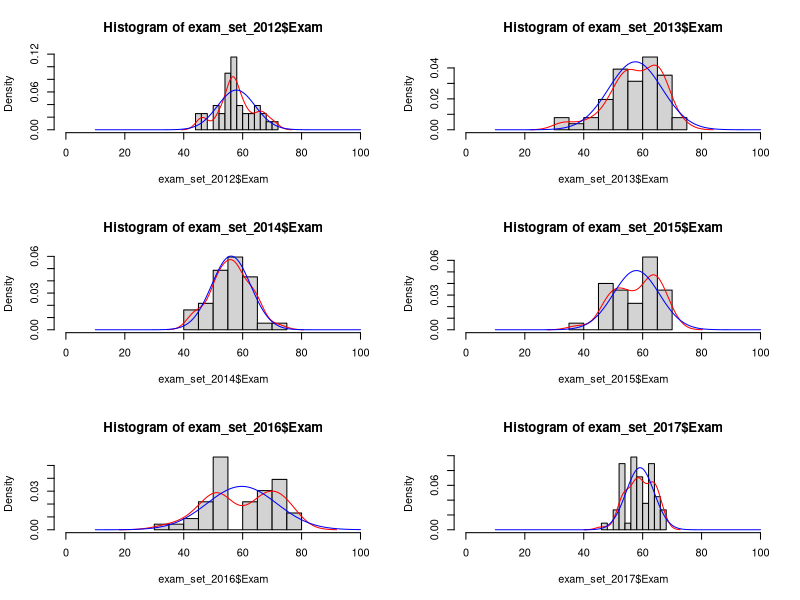
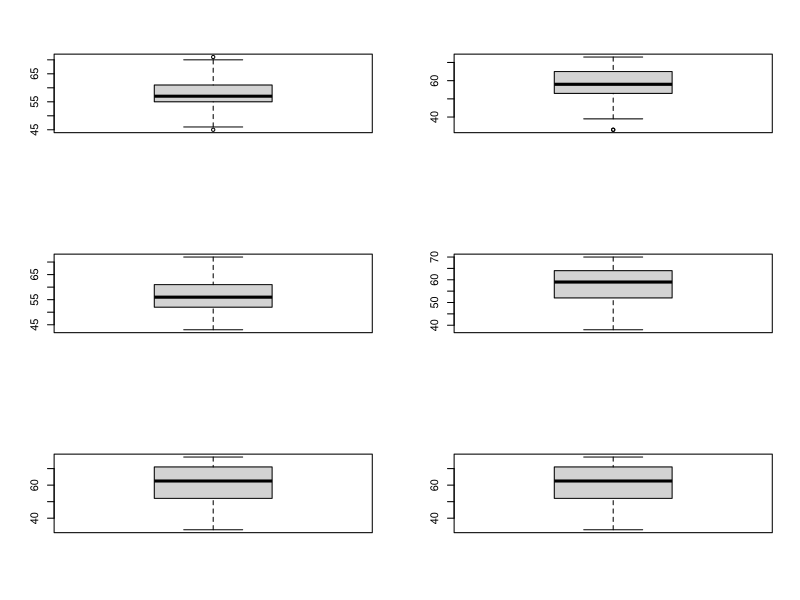
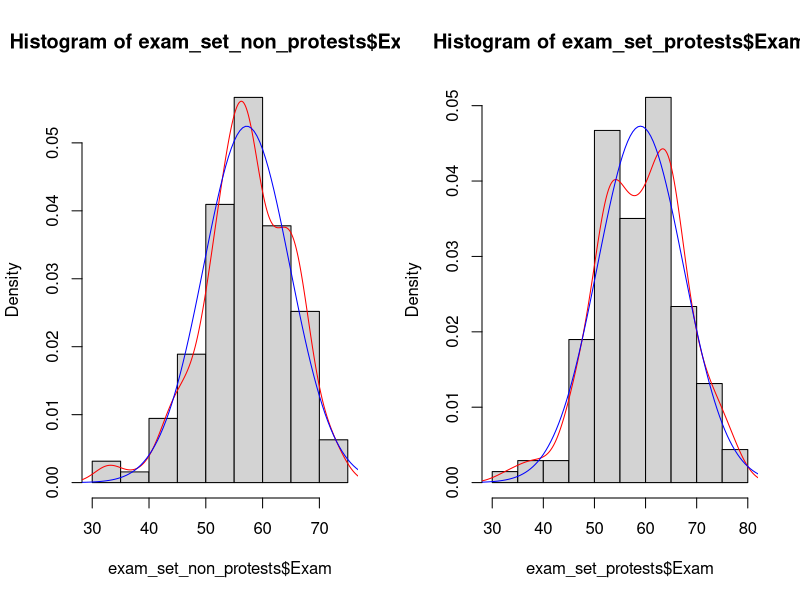
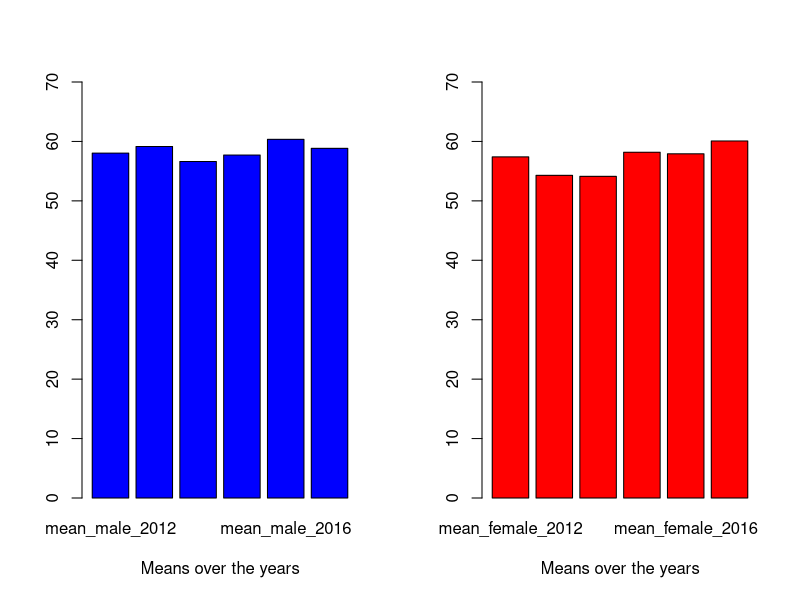
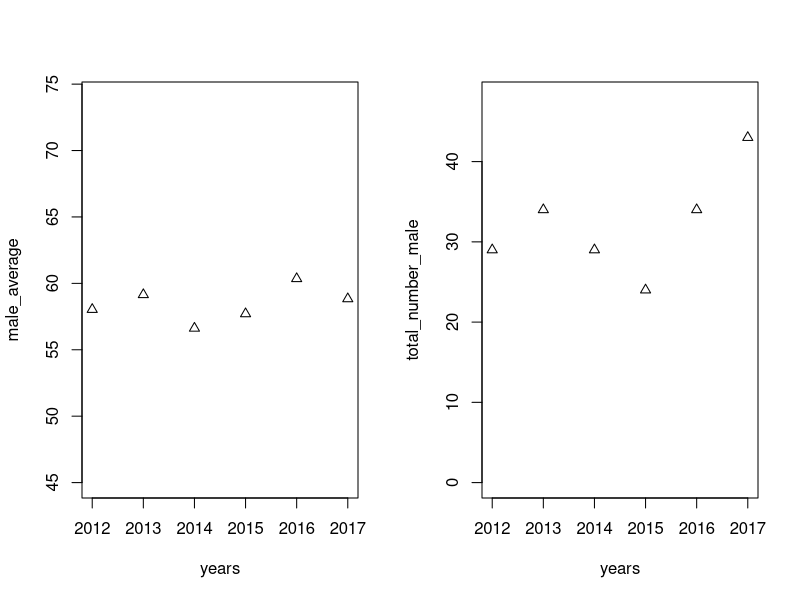
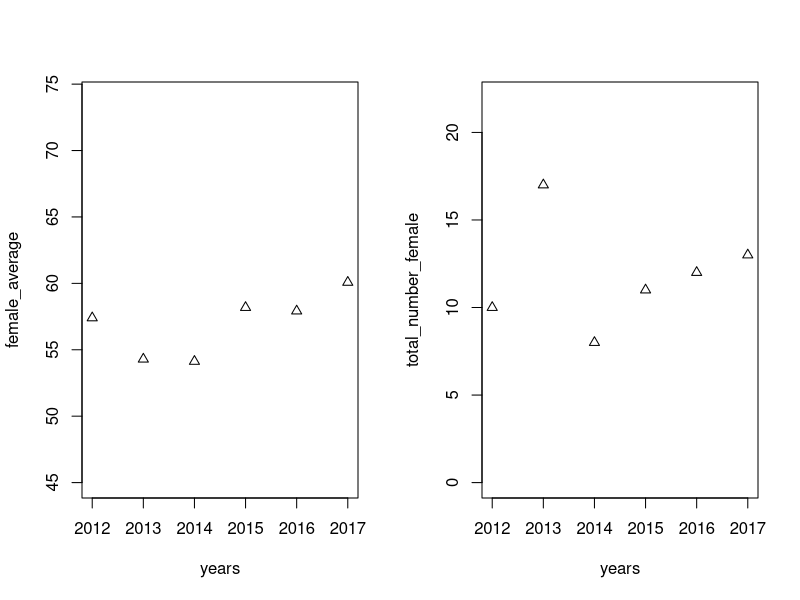
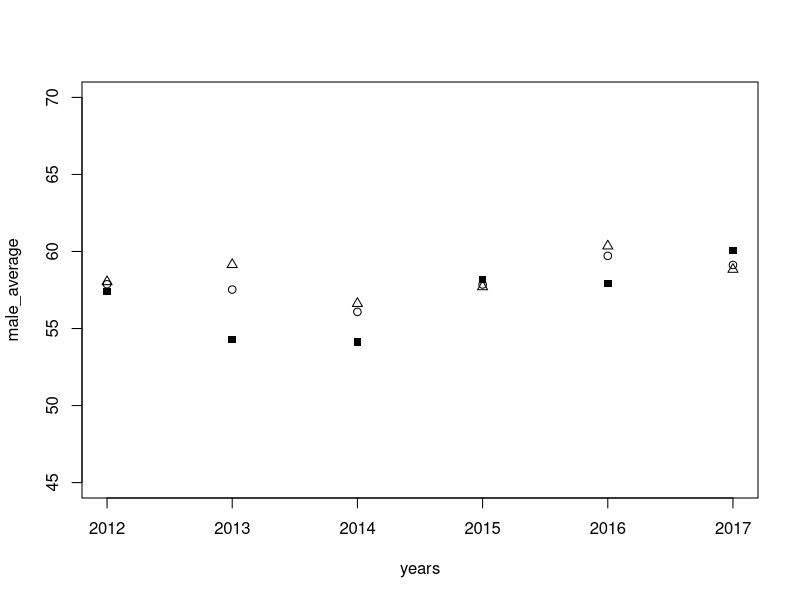
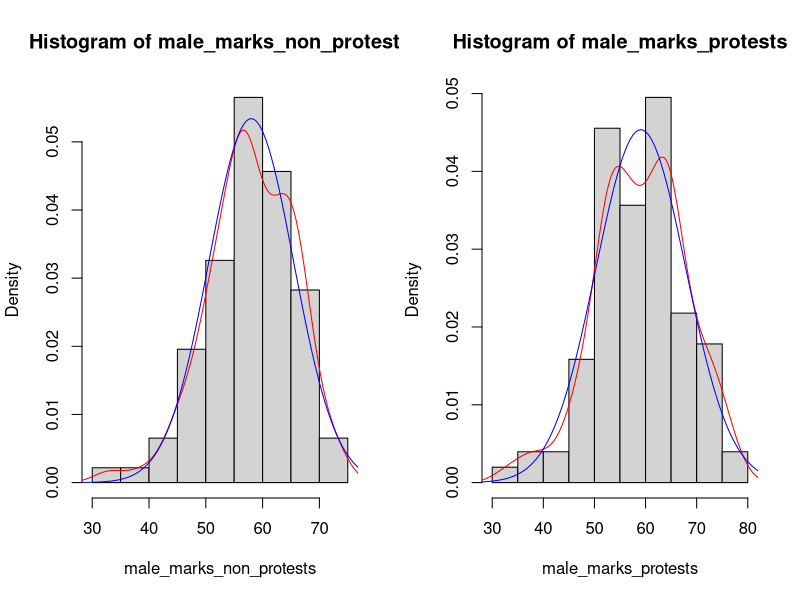

Recreate these plots in R, in order.
rm(list = ls())

BUS4034S_data=read.csv("BUS4034S.xlsx", header = TRUE, sep = ";" )

#need to remove the NA observations
BUS4034S_data<-na.omit(BUS4034S_data)
attach(BUS4034S_data)

ID = BUS4034S_data[2]
exam_set = cbind(BUS4034S_data[1],BUS4034S_data[2], BUS4034S_data[4])

#creating the datasets for exam results
exam_set_2012 = exam_set[which(exam_set$RegAcadYear=="2012"),][-1]
exam_set_2013 = exam_set[which(exam_set$RegAcadYear=="2013"),][-1]
exam_set_2014 = exam_set[which(exam_set$RegAcadYear=="2014"),][-1]
exam_set_2015 = exam_set[which(exam_set$RegAcadYear=="2015"),][-1]
exam_set_2016 = exam_set[which(exam_set$RegAcadYear=="2016"),][-1]
exam_set_2017 = exam_set[which(exam_set$RegAcadYear=="2017"),][-1]

exam_set_non_protests = rbind(exam_set_2012, exam_set_2013, exam_set_2014)
exam_set_protests = rbind(exam_set_2015,exam_set_2016,exam_set_2017)

#plotting the histograms with curves fitted above it
par(mfrow=c(3,2))

hist(exam_set_2012$Exam,freq = FALSE, breaks = 10,xlim=c(0,100))
lines(density(exam_set_2012$Exam), col="red")
lines(seq(10, 100, by=.5), dnorm(seq(10, 100, by=.5),mean(exam_set_2012$Exam), sd(exam_set_2012$Exam)), col="blue")

hist(exam_set_2013$Exam,freq = FALSE, breaks = 10,xlim=c(0,100))
lines(density(exam_set_2013$Exam), col="red")
lines(seq(10, 100, by=.5), dnorm(seq(10, 100, by=.5),mean(exam_set_2013$Exam), sd(exam_set_2013$Exam)), col="blue")

hist(exam_set_2014$Exam,freq = FALSE, breaks = 10,xlim=c(0,100))
lines(density(exam_set_2014$Exam), col="red")
lines(seq(10, 100, by=.5), dnorm(seq(10, 100, by=.5),mean(exam_set_2014$Exam), sd(exam_set_2014$Exam)), col="blue")

hist(exam_set_2015$Exam,freq = FALSE, breaks = 10,xlim=c(0,100))
lines(density(exam_set_2015$Exam), col="red")
lines(seq(10, 100, by=.5), dnorm(seq(10, 100, by=.5),mean(exam_set_2015$Exam), sd(exam_set_2015$Exam)), col="blue")

hist(exam_set_2016$Exam,freq = FALSE, breaks = 10,xlim=c(0,100))
lines(density(exam_set_2016$Exam), col="red")
lines(seq(10, 100, by=.5), dnorm(seq(10, 100, by=.5),mean(exam_set_2016$Exam), sd(exam_set_2016$Exam)), col="blue")

hist(exam_set_2017$Exam,freq = FALSE, breaks = 10,xlim=c(0,100))
lines(density(exam_set_2017$Exam), col="red")
lines(seq(10, 100, by=.5), dnorm(seq(10, 100, by=.5),mean(exam_set_2017$Exam), sd(exam_set_2017$Exam)), col="blue")

boxplot(exam_set_2012$Exam)
boxplot(exam_set_2013$Exam)
boxplot(exam_set_2014$Exam)
boxplot(exam_set_2015$Exam)
boxplot(exam_set_2016$Exam)
boxplot(exam_set_2016$Exam)

par(mfrow=c(1,2))
hist(exam_set_non_protests$Exam,freq = FALSE, breaks = 10)
lines(density(exam_set_non_protests$Exam), col="red")
lines(seq(-40, 400, by=.5), dnorm(seq(-40, 400, by=.5),mean(exam_set_non_protests$Exam), sd(exam_set_non_protests$Exam)), col="blue")

hist(exam_set_protests$Exam,freq = FALSE, breaks = 10)
lines(density(exam_set_protests$Exam), col="red")
lines(seq(-40, 400, by=.5), dnorm(seq(-40, 400, by=.5),mean(exam_set_protests$Exam), sd(exam_set_protests$Exam)), col="blue")

#testing for normallity 
shapiro.test(exam_set_2012$Exam) #p is low, reject normality
ks.test((exam_set_2012$Exam - mean(exam_set_2012$Exam))/sd(exam_set_2012$Exam), 
        "pnorm") #KS says normal

shapiro.test(exam_set_2013$Exam) #p=0.24, accept normality
ks.test((exam_set_2013$Exam - mean(exam_set_2013$Exam))/sd(exam_set_2013$Exam),
        "pnorm") #p=0.6074

shapiro.test(exam_set_2014$Exam) #p=0.69, accept normality
ks.test((exam_set_2014$Exam - mean(exam_set_2014$Exam))/sd(exam_set_2014$Exam), 
        "pnorm") #p=0.9143

shapiro.test(exam_set_2015$Exam) 
ks.test((exam_set_2015$Exam - mean(exam_set_2015$Exam))/sd(exam_set_2015$Exam), 
        "pnorm")

shapiro.test(exam_set_2016$Exam)
ks.test((exam_set_2016$Exam - mean(exam_set_2016$Exam))/sd(exam_set_2016$Exam), "pnorm")


shapiro.test(exam_set_2017$Exam)
ks.test((exam_set_2017$Exam - mean(exam_set_2017$Exam))/sd(exam_set_2017$Exam), "pnorm")

shapiro.test(exam_set_non_protests$Exam)
ks.test((exam_set_non_protests$Exam - mean(exam_set_non_protests$Exam))/sd(exam_set_non_protests$Exam), "pnorm")

shapiro.test(exam_set_protests$Exam)
ks.test((exam_set_protests$Exam - mean(exam_set_protests$Exam))/sd(exam_set_protests$Exam), "pnorm")
# ks.test(exam_set_protests$Exam.Mark,exam_set_non_protests$Exam.Mark) #shows same distribution

wilcox.test(exam_set_protests$Exam,exam_set_non_protests$Exam)

#f the p-value is greater than the chosen alpha level, 
#then the null hypothesis that the data came from a normally distributed population can not be rejected
#seems that all are normally dbn except 2012 (and the protest data)

#comparing exam results of different years

#finding the means and sd
mean2012 = mean(exam_set_2012$Exam)
mean2013 = mean(exam_set_2013$Exam)
mean2014 = mean(exam_set_2014$Exam)
mean2015 = mean(exam_set_2015$Exam)
mean2016 = mean(exam_set_2016$Exam)
mean2017 = mean(exam_set_2017$Exam)
mean_non_protests = mean(exam_set_non_protests$Exam)
mean_protests = mean(exam_set_protests$Exam)

sd2012 = sd(exam_set_2012$Exam)
sd2013 = sd(exam_set_2013$Exam)
sd2014 = sd(exam_set_2014$Exam)
sd2015 = sd(exam_set_2015$Exam)
sd2016 = sd(exam_set_2016$Exam)
sd2017 = sd(exam_set_2017$Exam)
sd_non_protests =  sd(exam_set_non_protests$Exam)
sd_protests =  sd(exam_set_protests$Exam)

n1=length(exam_set_protests$Exam)-1 #these are the length less one
n2=length(exam_set_non_protests$Exam)-1

#######
#need to do non-parametic since non-protest is not normally dist
var.test(exam_set_protests$Exam,exam_set_non_protests$Exam, alternative = "two.sided")

F_non_protests_to_protests = (sd_protests^2)/(sd_non_protests^2)
F_test_stat_.1 =  qf(.95, df1=n1, df2=n2)
F_test_stat_.05 =  qf(.975, df1=n1, df2=n2)
F_test_stat_.01 =  qf(.995, df1=n1, df2=n2) #we can see that same variance at the 5% level but not at the 10%

#use function t.test, if the variance is not equal, change the arg "var.equal=FALSE"
t.test(exam_set_protests$Exam,exam_set_non_protests$Exam, alternative = "two.sided",var.equal = TRUE)

pulled_var = ((n1*sd_protests^2)+(n2*sd_non_protests^2))/(n1+n2)
pulled_sd = sqrt(pulled_var)
t_stat = (mean_non_protests-mean_protests)/(pulled_sd*sqrt((1/n1) + (1/n2)))
T_test_stat_.1 = qt(0.95, df= n1+n2)
T_test_stat_.05 = qt(0.975, df= n1+n2)
T_test_stat_.01 = qt(0.995, df= n1+n2) #there is no difference between the overall marks from protest years to non-protest years F and T tests, but data is not normal
#######

exam_set2 = cbind(BUS4034S_data[1],BUS4034S_data[2], BUS4034S_data[4],BUS4034S_data[5] ,BUS4034S_data[7], BUS4034S_data[11], BUS4034S_data[12], BUS4034S_data[14])

##### creating the datasets for exam results for gender devision
exam_set2_2012 = exam_set2[which(exam_set2$RegAcadYear=="2012"),][-1][-1]
exam_set2_2013 = exam_set2[which(exam_set2$RegAcadYear=="2013"),][-1][-1]
exam_set2_2014 = exam_set2[which(exam_set2$RegAcadYear=="2014"),][-1][-1]
exam_set2_2015 = exam_set2[which(exam_set2$RegAcadYear=="2015"),][-1][-1]
exam_set2_2016 = exam_set2[which(exam_set2$RegAcadYear=="2016"),][-1][-1]
exam_set2_2017 = exam_set2[which(exam_set2$RegAcadYear=="2017"),][-1][-1]
#####

#finding the means
mean_male_2012 = mean(exam_set2_2012[which(exam_set2_2012$Gender =="M"),1])
mean_female_2012 = mean(exam_set2_2012[which(exam_set2_2012$Gender =="F"),1])
number_male_2012 = length(exam_set2_2012[which(exam_set2_2012$Gender=="M"),1])
number_female_2012 = length(exam_set2_2012[which(exam_set2_2012$Gender=="F"),1])
average_gender_2012 = cbind(mean_male_2012,mean_female_2012)

mean_male_2013 = mean(exam_set2_2013[which(exam_set2_2013$Gender =="M"),1])
mean_female_2013 = mean(exam_set2_2013[which(exam_set2_2013$Gender =="F"),1])
number_male_2013 = length(exam_set2_2013[which(exam_set2_2013$Gender=="M"),1])
number_female_2013 = length(exam_set2_2013[which(exam_set2_2013$Gender=="F"),1])
average_gender_2013 = cbind(mean_male_2013,mean_female_2013)

mean_male_2014 = mean(exam_set2_2014[which(exam_set2_2014$Gender =="M"),1])
mean_female_2014 = mean(exam_set2_2014[which(exam_set2_2014$Gender =="F"),1])
number_male_2014 = length(exam_set2_2014[which(exam_set2_2014$Gender=="M"),1])
number_female_2014 = length(exam_set2_2014[which(exam_set2_2014$Gender=="F"),1])
average_gender_2014 = cbind(mean_male_2014,mean_female_2014)

mean_male_2015 = mean(exam_set2_2015[which(exam_set2_2015$Gender =="M"),1])
mean_female_2015 = mean(exam_set2_2015[which(exam_set2_2015$Gender =="F"),1])
number_male_2015 = length(exam_set2_2015[which(exam_set2_2015$Gender=="M"),1])
number_female_2015 = length(exam_set2_2015[which(exam_set2_2015$Gender=="F"),1])
average_gender_2015 = cbind(mean_male_2015,mean_female_2015)

mean_male_2016 = mean(exam_set2_2016[which(exam_set2_2016$Gender =="M"),1])
mean_female_2016 = mean(exam_set2_2016[which(exam_set2_2016$Gender =="F"),1])
number_male_2016 = length(exam_set2_2016[which(exam_set2_2016$Gender=="M"),1])
number_female_2016 = length(exam_set2_2016[which(exam_set2_2016$Gender=="F"),1])
average_gender_2016 = cbind(mean_male_2016,mean_female_2016)

mean_male_2017 = mean(exam_set2_2017[which(exam_set2_2017$Gender =="M"),1])
mean_female_2017 = mean(exam_set2_2017[which(exam_set2_2017$Gender =="F"),1])
number_male_2017 = length(exam_set2_2017[which(exam_set2_2017$Gender=="M"),1])
number_female_2017 = length(exam_set2_2017[which(exam_set2_2017$Gender=="F"),1])
average_gender_2017 = cbind(mean_male_2017,mean_female_2017)

total_average = c(mean(exam_set2_2012$Exam),mean(exam_set2_2013$Exam),mean(exam_set2_2014$Exam),mean(exam_set2_2015$Exam),mean(exam_set2_2016$Exam),mean(exam_set2_2017$Exam))
male_average=c(mean_male_2012,mean_male_2013,mean_male_2014,mean_male_2015,mean_male_2016,mean_male_2017)
female_average=c(mean_female_2012,mean_female_2013,mean_female_2014,mean_female_2015,mean_female_2016,mean_female_2017)
total_number_male = c(number_male_2012,number_male_2013,number_male_2014,number_male_2015,number_male_2016,number_male_2017)
total_number_female = c(number_female_2012,number_female_2013,number_female_2014,number_female_2015,number_female_2016,number_female_2017)
years=c(2012,2013,2014,2015,2016,2017)

#plotting
par(mfrow=c(1,2))
barplot(cbind(mean_male_2012,mean_male_2013,mean_male_2014,mean_male_2015,mean_male_2016,mean_male_2017),width = 0.2,ylim = c(0,70),col = c("blue","red"), xlab = "Means over the years")
barplot(cbind(mean_female_2012,mean_female_2013,mean_female_2014,mean_female_2015,mean_female_2016,mean_female_2017),width = 0.2,ylim = c(0,70),col = c("red"), xlab = "Means over the years")

plot(male_average~years, type = "p",pch=2,ylim=c(45,74))
plot(total_number_male~years, type = "p",pch=2, ylim=c(0,max(total_number_male)+5))
plot(female_average~years, type = "p",pch=2,ylim=c(45,74))
plot(total_number_female~years, type = "p",pch=2, ylim=c(0,max(total_number_female)+5))

par(mfrow=c(1,1))
plot(male_average~years,type = "p",pch=2,ylim=c(45,70))
points(female_average~years,pch=15)
points(total_average~years)

#testing differences
male_marks_non_protests = c(exam_set2_2012[which(exam_set2_2012$Gender =="M"),1] ,exam_set2_2013[which(exam_set2_2013$Gender =="M"),1],exam_set2_2014[which(exam_set2_2014$Gender =="M"),1])
female_marks_non_protests = c(exam_set2_2012[which(exam_set2_2012$Gender =="F"),1] ,exam_set2_2013[which(exam_set2_2013$Gender =="F"),1],exam_set2_2014[which(exam_set2_2014$Gender =="F"),1])
male_marks_protests = c(exam_set2_2015[which(exam_set2_2015$Gender =="M"),1],exam_set2_2016[which(exam_set2_2016$Gender =="M"),1] ,exam_set2_2017[which(exam_set2_2017$Gender =="M"),1] )
female_marks_protests = c(exam_set2_2015[which(exam_set2_2015$Gender =="F"),1],exam_set2_2016[which(exam_set2_2016$Gender =="F"),1] ,exam_set2_2017[which(exam_set2_2017$Gender =="F"),1] )

par(mfrow=c(1,2))
hist(male_marks_non_protests,freq = FALSE, breaks = 10)
lines(density(male_marks_non_protests), col="red")
lines(seq(-40, 400, by=.5), dnorm(seq(-40, 400, by=.5),mean(male_marks_non_protests), sd(male_marks_non_protests)), col="blue")
shapiro.test(male_marks_non_protests)
ks.test((male_marks_non_protests - mean(male_marks_non_protests))/sd(male_marks_non_protests), "pnorm")

hist(male_marks_protests,freq = FALSE, breaks = 10)
lines(density(male_marks_protests), col="red")
lines(seq(-40, 400, by=.5), dnorm(seq(-40, 400, by=.5),mean(male_marks_protests), sd(male_marks_protests)), col="blue")
shapiro.test(male_marks_protests)
ks.test((male_marks_protests - mean(male_marks_protests))/sd(male_marks_protests), "pnorm")

hist(female_marks_non_protests,freq = FALSE, breaks = 10)
lines(density(female_marks_non_protests), col="red")
lines(seq(-40, 400, by=.5), dnorm(seq(-40, 400, by=.5),mean(female_marks_non_protests), sd(female_marks_non_protests)), col="blue")
shapiro.test(female_marks_non_protests)
ks.test((female_marks_non_protests - mean(female_marks_non_protests))/sd(female_marks_non_protests), "pnorm")

hist(female_marks_protests,freq = FALSE, breaks = 10)
lines(density(female_marks_protests), col="red")
lines(seq(-40, 400, by=.5), dnorm(seq(-40, 400, by=.5),mean(female_marks_protests), sd(female_marks_protests)), col="blue")
shapiro.test(female_marks_protests)
ks.test((female_marks_protests - mean(female_marks_protests))/sd(female_marks_protests), "pnorm")

male_mean_non_protests = mean(male_marks_non_protests)
male_mean_protests = mean(male_marks_protests)
female_mean_non_protests = mean(female_marks_non_protests)
female_mean_protests = mean(female_marks_protests)

male_sd_non_protests = sd(male_marks_non_protests)
male_sd_protests = sd(male_marks_protests)
female_sd_non_protests = sd(female_marks_non_protests)
female_sd_protests = sd(female_marks_protests)

#####
#Cannot conduct male mean test since non protest years are not normal dist
#male test

n1=length(male_marks_non_protests)-1
n2=length(male_marks_protests)-1

var.test(male_marks_non_protests, male_marks_protests, alternative = "two.sided")

t.test(male_marks_non_protests, male_marks_protests, alternative = "two.sided", var.equal = TRUE)

#####
#female test

n1=length(female_marks_protests)-1
n2=length(female_marks_non_protests)-1

var.test(female_marks_non_protests, female_marks_protests, alternative = "two.sided")
#variance are equal

t.test(female_marks_non_protests, female_marks_protests, alternative = "two.sided", var.equal = TRUE)
#p=0.4148.. there is a differences in the mean



#no change in mark for gender

#colour devisions:

mean_black_2012 = mean(exam_set2_2012[which(exam_set2_2012$Population.Group =="Black"),1])
number_black_2012 = length(exam_set2_2012[which(exam_set2_2012$Population.Group =="Black"),1])
mean_chinese_2012 = mean(exam_set2_2012[which(exam_set2_2012$Population.Group =="Chinese"),1])
number_chinese_2012 = length(exam_set2_2012[which(exam_set2_2012$Population.Group =="Chinese"),1])
mean_coloured_2012 = mean(exam_set2_2012[which(exam_set2_2012$Population.Group =="Coloured"),1])
number_coloured_2012 = length(exam_set2_2012[which(exam_set2_2012$Population.Group =="Coloured"),1])
mean_indian_2012 = mean(exam_set2_2012[which(exam_set2_2012$Population.Group =="Indian"),1])
number_indian_2012 = length(exam_set2_2012[which(exam_set2_2012$Population.Group =="Indian"),1])
mean_white_2012 = mean(exam_set2_2012[which(exam_set2_2012$Population.Group =="White"),1])
number_white_2012 = length(exam_set2_2012[which(exam_set2_2012$Population.Group =="White"),1])

mean_black_2013 = mean(exam_set2_2013[which(exam_set2_2013$Population.Group =="Black"),1])
number_black_2013 = length(exam_set2_2013[which(exam_set2_2013$Population.Group =="Black"),1])
mean_chinese_2013 = mean(exam_set2_2013[which(exam_set2_2013$Population.Group =="Chinese"),1])
number_chinese_2013 = length(exam_set2_2013[which(exam_set2_2013$Population.Group =="Chinese"),1])
mean_coloured_2013 = mean(exam_set2_2013[which(exam_set2_2013$Population.Group =="Coloured"),1])
number_coloured_2013 = length(exam_set2_2013[which(exam_set2_2013$Population.Group =="Coloured"),1])
mean_indian_2013 = mean(exam_set2_2013[which(exam_set2_2013$Population.Group =="Indian"),1])
number_indian_2013 = length(exam_set2_2012[which(exam_set2_2012$Population.Group =="Indian"),1])
mean_white_2013 = mean(exam_set2_2013[which(exam_set2_2013$Population.Group =="White"),1])
number_white_2013 = length(exam_set2_2012[which(exam_set2_2012$Population.Group =="White"),1])

mean_black_2014 = mean(exam_set2_2014[which(exam_set2_2014$Population.Group =="Black"),1])
number_black_2014 = length(exam_set2_2014[which(exam_set2_2014$Population.Group =="Black"),1])
mean_chinese_2014 = mean(exam_set2_2014[which(exam_set2_2014$Population.Group =="Chinese"),1])
number_chinese_2014 = length(exam_set2_2014[which(exam_set2_2014$Population.Group =="Chinese"),1])
mean_coloured_2014 = mean(exam_set2_2014[which(exam_set2_2014$Population.Group =="Coloured"),1])
number_coloured_2014 = length(exam_set2_2014[which(exam_set2_2014$Population.Group =="Coloured"),1])
mean_indian_2014 = mean(exam_set2_2014[which(exam_set2_2014$Population.Group =="Indian"),1])
number_indian_2014 = length(exam_set2_2014[which(exam_set2_2014$Population.Group =="Indian"),1])
mean_white_2014 = mean(exam_set2_2014[which(exam_set2_2014$Population.Group =="White"),1])
number_white_2014 = length(exam_set2_2014[which(exam_set2_2014$Population.Group =="White"),1])

mean_black_2015 = mean(exam_set2_2015[which(exam_set2_2015$Population.Group =="Black"),1])
number_black_2015 = length(exam_set2_2015[which(exam_set2_2015$Population.Group =="Black"),1])
mean_chinese_2015 = mean(exam_set2_2015[which(exam_set2_2015$Population.Group =="Chinese"),1])
number_chinese_2015 = length(exam_set2_2015[which(exam_set2_2015$Population.Group =="Chinese"),1])
mean_coloured_2015 = mean(exam_set2_2015[which(exam_set2_2015$Population.Group =="Coloured"),1])
number_coloured_2015 = length(exam_set2_2015[which(exam_set2_2015$Population.Group =="Coloured"),1])
mean_indian_2015 = mean(exam_set2_2015[which(exam_set2_2015$Population.Group =="Indian"),1])
number_indian_2015 = length(exam_set2_2015[which(exam_set2_2015$Population.Group =="Indian"),1])
mean_white_2015 = mean(exam_set2_2015[which(exam_set2_2015$Population.Group =="White"),1])
number_white_2015 = length(exam_set2_2015[which(exam_set2_2015$Population.Group =="White"),1])

mean_black_2016 = mean(exam_set2_2016[which(exam_set2_2016$Population.Group =="Black"),1])
number_black_2016 = length(exam_set2_2016[which(exam_set2_2016$Population.Group =="Black"),1])
mean_chinese_2016 = mean(exam_set2_2016[which(exam_set2_2016$Population.Group =="Chinese"),1])
number_chinese_2016 = length(exam_set2_2016[which(exam_set2_2016$Population.Group =="Chinese"),1])
mean_coloured_2016 = mean(exam_set2_2016[which(exam_set2_2016$Population.Group =="Coloured"),1])
number_coloured_2016 = length(exam_set2_2016[which(exam_set2_2016$Population.Group =="Coloured"),1])
mean_indian_2016 = mean(exam_set2_2016[which(exam_set2_2016$Population.Group =="Indian"),1])
number_indian_2016 = length(exam_set2_2016[which(exam_set2_2016$Population.Group =="Indian"),1])
mean_white_2016 = mean(exam_set2_2016[which(exam_set2_2016$Population.Group =="White"),1])
number_white_2016 = length(exam_set2_2016[which(exam_set2_2016$Population.Group =="White"),1])

mean_black_2017 = mean(exam_set2_2017[which(exam_set2_2017$Population.Group =="Black"),1])
number_black_2017 = length(exam_set2_2017[which(exam_set2_2017$Population.Group =="Black"),1])
mean_chinese_2017 = mean(exam_set2_2017[which(exam_set2_2017$Population.Group =="Chinese"),1])
number_chinese_2017 = length(exam_set2_2017[which(exam_set2_2017$Population.Group =="Chinese"),1])
mean_coloured_2017 = mean(exam_set2_2017[which(exam_set2_2017$Population.Group =="Coloured"),1])
number_coloured_2017 = length(exam_set2_2017[which(exam_set2_2017$Population.Group =="Coloured"),1])
mean_indian_2017 = mean(exam_set2_2017[which(exam_set2_2017$Population.Group =="Indian"),1])
number_indian_2017 = length(exam_set2_2017[which(exam_set2_2017$Population.Group =="Indian"),1])
mean_white_2017 = mean(exam_set2_2017[which(exam_set2_2017$Population.Group =="White"),1])
number_white_2017 = length(exam_set2_2017[which(exam_set2_2017$Population.Group =="White"),1])

black_average=c(mean_black_2012,mean_black_2013,mean_black_2014,mean_black_2015,mean_black_2016,mean_black_2017)
chinese_average=c(mean_chinese_2012,mean_chinese_2013,mean_chinese_2014,mean_chinese_2015,mean_chinese_2016,mean_chinese_2017)
coloured_average=c(mean_coloured_2012,mean_coloured_2013,mean_coloured_2014,mean_coloured_2015,mean_coloured_2016,mean_coloured_2017)
indian_average = c(mean_indian_2012,mean_indian_2013,mean_indian_2014,mean_indian_2015,mean_indian_2016,mean_indian_2017)
white_average = c(mean_white_2012,mean_white_2013,mean_white_2014,mean_white_2015,mean_white_2016,mean_white_2017)

black_number = c(number_black_2012,number_black_2013,number_black_2014,number_black_2015,number_black_2016,number_black_2017)
chinese_number = c(number_chinese_2012,number_chinese_2013,number_chinese_2014,number_chinese_2015,number_chinese_2016,number_chinese_2017)
coloured_number = c(number_coloured_2012,number_coloured_2013, number_coloured_2014, number_coloured_2015,number_coloured_2016,number_coloured_2017)
indian_number = c(number_indian_2012,number_indian_2013,number_indian_2014,number_indian_2015,number_indian_2016,number_indian_2017)
white_number = c(number_white_2012,number_white_2013,number_white_2014,number_white_2015,number_white_2016,number_white_2017)

years=c(2012,2013,2014,2015,2016,2017)
par(mfrow=c(1,2))
plot(black_average~years,type = "p",pch=2,ylim=c(45,74))
plot(black_number~years,type = "p",pch=2, ylim=c(0,max(black_number)+5))
plot(chinese_average~years,type = "p",pch=2,ylim=c(45,74))
plot(chinese_number~years,type = "p",pch=2, ylim=c(0,max(chinese_number)+5))
plot(coloured_average~years,type = "p",pch=2,ylim=c(45,74))
plot(coloured_number~years,type = "p",pch=2, ylim=c(0,max(coloured_number)+5))
plot(indian_average~years,type = "p",pch=2,ylim=c(45,74))
plot(indian_number~years,type = "p",pch=2, ylim=c(0,max(indian_number)+5))
plot(white_average~years,type = "p",pch=2,ylim=c(45,74))
plot(white_number~years,type = "p",pch=2 , ylim=c(0,max(white_number)+5))

par(mfrow=c(1,1))
plot(black_average~years,type = "p",pch=1,ylim=c(45,74))
points(indian_average~years,pch=4,col="green")
points(white_average~years,pch=5,col="purple")

white_non_protests = c(exam_set2_2012[which(exam_set2_2012$Population.Group =="White"),1],exam_set2_2013[which(exam_set2_2013$Population.Group =="White"),1],exam_set2_2014[which(exam_set2_2014$Population.Group =="White"),1])
white_protests = c(exam_set2_2015[which(exam_set2_2015$Population.Group =="White"),1],exam_set2_2016[which(exam_set2_2016$Population.Group =="White"),1],exam_set2_2017[which(exam_set2_2017$Population.Group =="White"),1])
black_non_protests = c(exam_set2_2012[which(exam_set2_2012$Population.Group =="Black"),1],exam_set2_2013[which(exam_set2_2013$Population.Group =="Black"),1],exam_set2_2014[which(exam_set2_2014$Population.Group =="Black"),1])
black_protests = c(exam_set2_2015[which(exam_set2_2015$Population.Group =="Black"),1],exam_set2_2016[which(exam_set2_2016$Population.Group =="Black"),1],exam_set2_2017[which(exam_set2_2017$Population.Group =="Black"),1])
indian_non_protests = c(exam_set2_2012[which(exam_set2_2012$Population.Group =="Indian"),1],exam_set2_2013[which(exam_set2_2013$Population.Group =="Indian"),1],exam_set2_2014[which(exam_set2_2014$Population.Group =="Indian"),1])
indian_protests = c(exam_set2_2015[which(exam_set2_2015$Population.Group =="Indian"),1],exam_set2_2016[which(exam_set2_2016$Population.Group =="Indian"),1],exam_set2_2017[which(exam_set2_2017$Population.Group =="Indian"),1])

mean_white_non_protests = mean(white_non_protests)
mean_white_protest = mean(white_protests)
mean_black_non_protests = mean(black_non_protests)
mean_black_protest = mean(black_protests)
mean_indian_non_protests = mean(indian_non_protests)
mean_indian_protest = mean(indian_protests)

protests_status = c("protest","non_protest")
xx=barplot(cbind(mean_white_non_protests,mean_white_protest),ylim = c(0,70),names.arg = c("Mean white no protests","Mean white protests"))
text(x = xx, y = cbind(mean_white_non_protests,mean_white_protest),labels = round(cbind(mean_white_non_protests,mean_white_protest),4), pos = 3, cex = 0.8, col = "red")

xx=barplot(cbind(mean_black_non_protests,mean_black_protest),ylim = c(0,70),names.arg = c("Mean black no protests","Mean black protests"))
text(x = xx, y = cbind(mean_black_non_protests,mean_black_protest),labels = round(cbind(mean_black_non_protests,mean_black_protest),4), pos = 3, cex = 0.8, col = "red")

xx=barplot(cbind(mean_indian_non_protests,mean_indian_protest),ylim = c(0,70),names.arg = c("Mean indian no protests","Mean indian protests"))
text(x = xx, y = cbind(mean_indian_non_protests,mean_indian_protest),labels = round(cbind(mean_indian_non_protests,mean_indian_protest),4), pos = 3, cex = 0.8, col = "red")

hist(black_non_protests,freq = FALSE, breaks = 10)
lines(density(black_non_protests), col="red")
lines(seq(-40, 400, by=.5), dnorm(seq(-40, 400, by=.5),mean(black_non_protests), sd(black_non_protests)), col="blue")
shapiro.test(black_non_protests)
ks.test((black_non_protests - mean(black_non_protests))/sd(black_non_protests), "pnorm")

hist(black_protests,freq = FALSE, breaks = 10)
lines(density(black_protests), col="red")
lines(seq(-40, 400, by=.5), dnorm(seq(-40, 400, by=.5),mean(black_protests), sd(black_protests)), col="blue")
shapiro.test(black_protests)
ks.test((black_protests - mean(black_protests))/sd(black_protests), "pnorm")

sd_black_non_protests = sd(black_non_protests)
sd_black_protests = sd(black_protests)

n1=length(black_non_protests)-1
n2=length(black_protests)-1

var.test(black_protests, black_non_protests, alternative = "two.sided")
#equal variances

F_non_protests_to_protests = (sd_black_non_protests^2)/(sd_black_protests^2)
F_test_stat_.1 =  qf(.95, df1=n1, df2=n2)
F_test_stat_.05 =  qf(.975, df1=n1, df2=n2)
F_test_stat_.01 =  qf(.995, df1=n1, df2=n2) #we can say same variacne

pulled_var = ((n1*sd_black_non_protests ^2)+(n2*sd_black_protests^2))/(n1+n2)
pulled_sd = sqrt(pulled_var)

t.test(black_protests, black_non_protests, alternative = "two.sided", var.equal = TRUE)
#same means

t_stat = (mean_black_non_protests-mean_black_protest)/(pulled_sd*sqrt((1/n1) + (1/n2)))
T_test_stat_.1 = qt(0.95, df= n1+n2)
T_test_stat_.05 = qt(0.975, df= n1+n2)
T_test_stat_.01 = qt(0.995, df= n1+n2) #no differnce in means

#creating database for exemption createria 
exemption_set = cbind(BUS4034S_data[1],BUS4034S_data[2], BUS4034S_data[5])

exemption_set_2012 = exemption_set[which(exemption_set$RegAcadYear=="2012"),][-1]
exemption_set_2013 = exemption_set[which(exemption_set$RegAcadYear=="2013"),][-1]
exemption_set_2014 = exemption_set[which(exemption_set$RegAcadYear=="2014"),][-1]
exemption_set_2015 = exemption_set[which(exemption_set$RegAcadYear=="2015"),][-1]
exemption_set_2016 = exemption_set[which(exemption_set$RegAcadYear=="2016"),][-1]
exemption_set_2017 = exemption_set[which(exemption_set$RegAcadYear=="2017"),][-1]

number_exemption_2012 = length(which(exemption_set_2012 == "E"))
number_exemption_2013 = length(which(exemption_set_2013 == "E"))
number_exemption_2014 = length(which(exemption_set_2014 == "E"))
number_exemption_2015 = length(which(exemption_set_2015 == "E"))
number_exemption_2016 = length(which(exemption_set_2016 == "E"))
number_exemption_2017 = length(which(exemption_set_2017 == "E"))

obs_exemption_2012 = nrow(exemption_set_2012)
obs_exemption_2013 = nrow(exemption_set_2013)
obs_exemption_2014 = nrow(exemption_set_2014)
obs_exemption_2015 = nrow(exemption_set_2015)
obs_exemption_2016 = nrow(exemption_set_2016)
obs_exemption_2017 = nrow(exemption_set_2017)

prop_exemption_2012 = number_exemption_2012/obs_exemption_2012
prop_exemption_2013 = number_exemption_2013/obs_exemption_2013
prop_exemption_2014 = number_exemption_2014/obs_exemption_2014
prop_exemption_2015 = number_exemption_2015/obs_exemption_2015
prop_exemption_2016 = number_exemption_2016/obs_exemption_2016
prop_exemption_2017 = number_exemption_2017/obs_exemption_2017

#plotting exemption graphs
year = cbind(2012,2013,2014,2015,2016,2017)
total_number_exemptions = cbind(number_exemption_2012,number_exemption_2013,number_exemption_2014,number_exemption_2015,number_exemption_2016,number_exemption_2017)


total_prop_exemptions = cbind(prop_exemption_2012,prop_exemption_2013,prop_exemption_2014,prop_exemption_2015,prop_exemption_2016,prop_exemption_2017)

par(mfrow=c(1,2))
plot(year, total_number_exemptions, type = "h", ylim=c(0, 50))
plot(year, total_prop_exemptions, type = "h", ylim=c(0, .8))

par(mfrow=c(1,1))
prop_protest_years = (number_exemption_2016+number_exemption_2017+number_exemption_2015)/(obs_exemption_2016+obs_exemption_2017+obs_exemption_2015)
prop_non_portest_years = (number_exemption_2012+number_exemption_2013+number_exemption_2014)/(obs_exemption_2012+obs_exemption_2013+obs_exemption_2014)
y=c(prop_protest_years,prop_non_portest_years)
xx=barplot(as.numeric(y),ylim = c(0,1),names.arg = c("Protest years","No Protest years"),axisnames = TRUE )
text(x = xx, y = y,labels = round(y,4), pos = 3, cex = 0.8, col = "red")

pulled_prop = (number_exemption_2016+number_exemption_2017+number_exemption_2015+number_exemption_2012+number_exemption_2013+number_exemption_2014)/(obs_exemption_2012+obs_exemption_2013+obs_exemption_2014+obs_exemption_2016+obs_exemption_2017+obs_exemption_2015)
n1=(obs_exemption_2012+obs_exemption_2013+obs_exemption_2014)^(-1)
n2= (obs_exemption_2016+obs_exemption_2017+obs_exemption_2015)^(-1)
x = sqrt(pulled_prop*(1-pulled_prop)*(n1+n2))
test_stat = (prop_non_portest_years-prop_protest_years)/(x) #thus no strong evedience to reject h0

obs1 = number_exemption_2012+number_exemption_2013+number_exemption_2014
obs2 = number_exemption_2016+number_exemption_2017+number_exemption_2015
count1 = obs_exemption_2012+obs_exemption_2013+obs_exemption_2014
count2 = obs_exemption_2016+obs_exemption_2017+obs_exemption_2015

prop.test(c(obs1,obs2), c(count1,count2), alternative = "less")


exemption_set2 = cbind(BUS4034S_data[1],BUS4034S_data[2], BUS4034S_data[6],BUS4034S_data[9], BUS4034S_data[11], BUS4034S_data[12], BUS4034S_data[14])

#creating the datasets for exemption division stages
exemption_set2_2012 = exemption_set2[which(exemption_set2$RegAcadYear=="2012"),][-1][-1]
exemption_set2_2013 = exemption_set2[which(exemption_set2$RegAcadYear=="2013"),][-1][-1]
exemption_set2_2014 = exemption_set2[which(exemption_set2$RegAcadYear=="2014"),][-1][-1]
exemption_set2_2015 = exemption_set2[which(exemption_set2$RegAcadYear=="2015"),][-1][-1]
exemption_set2_2016 = exemption_set2[which(exemption_set2$RegAcadYear=="2016"),][-1][-1]
exemption_set2_2017 = exemption_set2[which(exemption_set2$RegAcadYear=="2017"),][-1][-1]

exemption_set2_2012 = exemption_set2_2012[which(exemption_set2_2012$Exemption=="E"),]
exemption_set2_2013 = exemption_set2_2013[which(exemption_set2_2013$Exemption=="E"),]
exemption_set2_2014 = exemption_set2_2014[which(exemption_set2_2014$Exemption=="E"),]
exemption_set2_2015 = exemption_set2_2015[which(exemption_set2_2015$Exemption=="E"),]
exemption_set2_2016 = exemption_set2_2016[which(exemption_set2_2016$Exemption=="E"),]
exemption_set2_2017 = exemption_set2_2017[which(exemption_set2_2017$Exemption=="E"),]

#finding the numbers
number_exemption_2012_male = length(exemption_set2_2012[which(exemption_set2_2012$Gender == "M"),1])
number_exemption_2012_female = length(exemption_set2_2012[which(exemption_set2_2012$Gender == "F"),1])
number_exemption_2012_black = length(exemption_set2_2012[which(exemption_set2_2012$Population.Group == "Black"),1])
number_exemption_2012_indian = length(exemption_set2_2012[which(exemption_set2_2012$Population.Group == "Indian"),1])
number_exemption_2012_white = length(exemption_set2_2012[which(exemption_set2_2012$Population.Group == "White"),1])

number_exemption_2013_male = length(exemption_set2_2013[which(exemption_set2_2013$Gender == "M"),1])
number_exemption_2013_female = length(exemption_set2_2013[which(exemption_set2_2013$Gender == "F"),1])
number_exemption_2013_black = length(exemption_set2_2013[which(exemption_set2_2013$Population.Group == "Black"),1])
number_exemption_2013_indian = length(exemption_set2_2013[which(exemption_set2_2013$Population.Group == "Indian"),1])
number_exemption_2013_white = length(exemption_set2_2013[which(exemption_set2_2013$Population.Group == "White"),1])

number_exemption_2014_male = length(exemption_set2_2014[which(exemption_set2_2014$Gender == "M"),1])
number_exemption_2014_female = length(exemption_set2_2014[which(exemption_set2_2014$Gender == "F"),1])
number_exemption_2014_black = length(exemption_set2_2014[which(exemption_set2_2014$Population.Group == "Black"),1])
number_exemption_2014_indian = length(exemption_set2_2014[which(exemption_set2_2014$Population.Group == "Indian"),1])
number_exemption_2014_white = length(exemption_set2_2014[which(exemption_set2_2014$Population.Group == "White"),1])

number_exemption_2015_male = length(exemption_set2_2015[which(exemption_set2_2015$Gender == "M"),1])
number_exemption_2015_female = length(exemption_set2_2015[which(exemption_set2_2015$Gender == "F"),1])
number_exemption_2015_black = length(exemption_set2_2015[which(exemption_set2_2015$Population.Group == "Black"),1])
number_exemption_2015_indian = length(exemption_set2_2015[which(exemption_set2_2015$Population.Group == "Indian"),1])
number_exemption_2015_white = length(exemption_set2_2015[which(exemption_set2_2015$Population.Group == "White"),1])

number_exemption_2016_male = length(exemption_set2_2016[which(exemption_set2_2016$Gender == "M"),1])
number_exemption_2016_female = length(exemption_set2_2016[which(exemption_set2_2016$Gender == "F"),1])
number_exemption_2016_black = length(exemption_set2_2016[which(exemption_set2_2016$Population.Group == "Black"),1])
number_exemption_2016_indian = length(exemption_set2_2016[which(exemption_set2_2016$Population.Group == "Indian"),1])
number_exemption_2016_white = length(exemption_set2_2016[which(exemption_set2_2016$Population.Group == "White"),1])

number_exemption_2017_male = length(exemption_set2_2017[which(exemption_set2_2017$Gender == "M"),1])
number_exemption_2017_female = length(exemption_set2_2017[which(exemption_set2_2017$Gender == "F"),1])
number_exemption_2017_black = length(exemption_set2_2017[which(exemption_set2_2017$Population.Group == "Black"),1])
number_exemption_2017_indian = length(exemption_set2_2017[which(exemption_set2_2017$Population.Group == "Indian"),1])
number_exemption_2017_white = length(exemption_set2_2017[which(exemption_set2_2017$Population.Group == "White"),1])





exemption_set2 = cbind(BUS4034S_data[1],BUS4034S_data[2], BUS4034S_data[6],BUS4034S_data[9], BUS4034S_data[11], BUS4034S_data[12], BUS4034S_data[14])

#creating the datasets for exam results for gender devision
exemption_set2_2012 = exemption_set2[which(exemption_set2$RegAcadYear=="2012"),][-1][-1]
exemption_set2_2013 = exemption_set2[which(exemption_set2$RegAcadYear=="2013"),][-1][-1]
exemption_set2_2014 = exemption_set2[which(exemption_set2$RegAcadYear=="2014"),][-1][-1]
exemption_set2_2015 = exemption_set2[which(exemption_set2$RegAcadYear=="2015"),][-1][-1]
exemption_set2_2016 = exemption_set2[which(exemption_set2$RegAcadYear=="2016"),][-1][-1]
exemption_set2_2017 = exemption_set2[which(exemption_set2$RegAcadYear=="2017"),][-1][-1]

obs_exemption_male_2012 = nrow(exemption_set2_2012[which(exemption_set2_2012$Gender=="M"),])
obs_exemption_female_2012 = nrow(exemption_set2_2012[which(exemption_set2_2012$Gender=="F"),])
obs_exemption_black_2012 = nrow(exemption_set2_2012[which(exemption_set2_2012$Population.Group=="Black"),])
obs_exemption_indian_2012 = nrow(exemption_set2_2012[which(exemption_set2_2012$Population.Group=="Indian"),])
obs_exemption_white_2012 = nrow(exemption_set2_2012[which(exemption_set2_2012$Population.Group=="White"),])

obs_exemption_male_2013 = nrow(exemption_set2_2013[which(exemption_set2_2012$Gender=="M"),])
obs_exemption_female_2013 = nrow(exemption_set2_2013[which(exemption_set2_2013$Gender=="F"),])
obs_exemption_black_2013 = nrow(exemption_set2_2013[which(exemption_set2_2013$Population.Group=="Black"),])
obs_exemption_indian_2013 = nrow(exemption_set2_2013[which(exemption_set2_2013$Population.Group=="Indian"),])
obs_exemption_white_2013 = nrow(exemption_set2_2013[which(exemption_set2_2013$Population.Group=="White"),])

obs_exemption_male_2014 = nrow(exemption_set2_2014[which(exemption_set2_2014$Gender=="M"),])
obs_exemption_female_2014 = nrow(exemption_set2_2014[which(exemption_set2_2014$Gender=="F"),])
obs_exemption_black_2014 = nrow(exemption_set2_2014[which(exemption_set2_2014$Population.Group=="Black"),])
obs_exemption_indian_2014 = nrow(exemption_set2_2014[which(exemption_set2_2014$Population.Group=="Indian"),])
obs_exemption_white_2014 = nrow(exemption_set2_2014[which(exemption_set2_2014$Population.Group=="White"),])

obs_exemption_male_2015 = nrow(exemption_set2_2015[which(exemption_set2_2015$Gender=="M"),])
obs_exemption_female_2015 = nrow(exemption_set2_2015[which(exemption_set2_2015$Gender=="F"),])
obs_exemption_black_2015 = nrow(exemption_set2_2015[which(exemption_set2_2015$Population.Group=="Black"),])
obs_exemption_indian_2015 = nrow(exemption_set2_2015[which(exemption_set2_2015$Population.Group=="Indian"),])
obs_exemption_white_2015 = nrow(exemption_set2_2015[which(exemption_set2_2015$Population.Group=="White"),])

obs_exemption_male_2016 = nrow(exemption_set2_2016[which(exemption_set2_2016$Gender=="M"),])
obs_exemption_female_2016 = nrow(exemption_set2_2016[which(exemption_set2_2016$Gender=="F"),])
obs_exemption_black_2016 = nrow(exemption_set2_2016[which(exemption_set2_2016$Population.Group=="Black"),])
obs_exemption_indian_2016 = nrow(exemption_set2_2016[which(exemption_set2_2016$Population.Group=="Indian"),])
obs_exemption_white_2016 = nrow(exemption_set2_2016[which(exemption_set2_2016$Population.Group=="White"),])

obs_exemption_male_2017 = nrow(exemption_set2_2017[which(exemption_set2_2017$Gender=="M"),])
obs_exemption_female_2017 = nrow(exemption_set2_2017[which(exemption_set2_2017$Gender=="F"),])
obs_exemption_black_2017 = nrow(exemption_set2_2017[which(exemption_set2_2017$Population.Group=="Black"),])
obs_exemption_indian_2017 = nrow(exemption_set2_2017[which(exemption_set2_2017$Population.Group=="Indian"),])
obs_exemption_white_2017 = nrow(exemption_set2_2017[which(exemption_set2_2017$Population.Group=="White"),])

prop_exemption_male_2012 = number_exemption_2012_male/obs_exemption_male_2012
prop_exemption_female_2012 = number_exemption_2012_female/obs_exemption_female_2012
prop_exemption_black_2012 = number_exemption_2012_black/obs_exemption_black_2012
prop_exemption_indian_2012 = number_exemption_2012_indian/obs_exemption_indian_2012
prop_exemption_white_2012 = number_exemption_2012_white/obs_exemption_white_2012

prop_exemption_male_2013 = number_exemption_2013_male/obs_exemption_male_2013
prop_exemption_female_2013 = number_exemption_2013_female/obs_exemption_female_2013
prop_exemption_black_2013 = number_exemption_2013_black/obs_exemption_black_2013
prop_exemption_indian_2013 = number_exemption_2013_indian/obs_exemption_indian_2013
prop_exemption_white_2013 = number_exemption_2013_white/obs_exemption_white_2013

prop_exemption_male_2014 = number_exemption_2014_male/obs_exemption_male_2014
prop_exemption_female_2014 = number_exemption_2014_female/obs_exemption_female_2014
prop_exemption_black_2014 = number_exemption_2014_black/obs_exemption_black_2014
prop_exemption_indian_2014 = number_exemption_2014_indian/obs_exemption_indian_2014
prop_exemption_white_2014 = number_exemption_2014_white/obs_exemption_white_2014

prop_exemption_male_2015 = number_exemption_2015_male/obs_exemption_male_2015
prop_exemption_female_2015 = number_exemption_2015_female/obs_exemption_female_2015
prop_exemption_black_2015 = number_exemption_2015_black/obs_exemption_black_2015
prop_exemption_indian_2015 = number_exemption_2015_indian/obs_exemption_indian_2015
prop_exemption_white_2015 = number_exemption_2015_white/obs_exemption_white_2015

prop_exemption_male_2016 = number_exemption_2016_male/obs_exemption_male_2016
prop_exemption_female_2016 = number_exemption_2016_female/obs_exemption_female_2016
prop_exemption_black_2016 = number_exemption_2016_black/obs_exemption_black_2016
prop_exemption_indian_2016 = number_exemption_2016_indian/obs_exemption_indian_2016
prop_exemption_white_2016 = number_exemption_2016_white/obs_exemption_white_2016

prop_exemption_male_2017 = number_exemption_2017_male/obs_exemption_male_2017
prop_exemption_female_2017 = number_exemption_2017_female/obs_exemption_female_2017
prop_exemption_black_2017 = number_exemption_2017_black/obs_exemption_black_2017
prop_exemption_indian_2017 = number_exemption_2017_indian/obs_exemption_indian_2017
prop_exemption_white_2017 = number_exemption_2017_white/obs_exemption_white_2017

#plotting exemption graphs
year = cbind(2012,2013,2014,2015,2016,2017)

total_number_exemptions_male = cbind(number_exemption_2012_male,number_exemption_2013_male,number_exemption_2014_male,number_exemption_2015_male,number_exemption_2016_male,number_exemption_2017_male)
total_number_exemptions_female = cbind(number_exemption_2012_female,number_exemption_2013_female,number_exemption_2014_female,number_exemption_2015_female,number_exemption_2016_female,number_exemption_2017_female)
total_number_exemptions_black = cbind(number_exemption_2012_black,number_exemption_2013_black,number_exemption_2014_black,number_exemption_2015_black,number_exemption_2016_black,number_exemption_2017_black)
total_number_exemptions_indian = cbind(number_exemption_2012_indian,number_exemption_2013_indian,number_exemption_2014_indian,number_exemption_2015_indian,number_exemption_2016_indian,number_exemption_2017_indian)
total_number_exemptions_white = cbind(number_exemption_2012_white,number_exemption_2013_white,number_exemption_2014_white,number_exemption_2015_white,number_exemption_2016_white,number_exemption_2017_white)

total_prop_exemptions_male = cbind(prop_exemption_male_2012,prop_exemption_male_2013,prop_exemption_male_2014,prop_exemption_male_2015,prop_exemption_male_2016,prop_exemption_male_2017)
total_prop_exemptions_female = cbind(prop_exemption_female_2012,prop_exemption_female_2013,prop_exemption_female_2014,prop_exemption_female_2015,prop_exemption_female_2016,prop_exemption_female_2017)
total_prop_exemptions_black = cbind(prop_exemption_black_2012,prop_exemption_black_2013,prop_exemption_black_2014,prop_exemption_black_2015,prop_exemption_black_2016,prop_exemption_black_2017)
total_prop_exemptions_indian = cbind(prop_exemption_indian_2012,prop_exemption_indian_2013,prop_exemption_indian_2014,prop_exemption_indian_2015,prop_exemption_indian_2016,prop_exemption_indian_2017)
total_prop_exemptions_white = cbind(prop_exemption_white_2012,prop_exemption_white_2013,prop_exemption_white_2014,prop_exemption_white_2015,prop_exemption_white_2016,prop_exemption_white_2017)

par(mfrow=c(1,2))
plot(year, total_number_exemptions_male, type = "h", ylim=c(0, 30))
plot(year, total_prop_exemptions_male, type = "h", ylim=c(0, .8))

plot(year, total_number_exemptions_female, type = "h", ylim=c(0, 15))
plot(year, total_prop_exemptions_female, type = "h", ylim=c(0, .6))

plot(year, total_number_exemptions_black, type = "h", ylim=c(0, 10))
plot(year, total_prop_exemptions_black, type = "h", ylim=c(0, .6))

plot(year, total_number_exemptions_indian, type = "h", ylim=c(0, 10))
plot(year, total_prop_exemptions_indian, type = "h", ylim=c(0, .8))

plot(year, total_number_exemptions_white, type = "h", ylim=c(0, 25))
plot(year, total_prop_exemptions_white, type = "h", ylim=c(0, .8))



#conclusion graphs
par(mfrow=c(1,2))
plot(male_average~years,type = "p",pch=2,ylim=c(45,70))
points(female_average~years,pch=15)
points(total_average~years)

par(mfrow=c(2,2))
plot(years, total_number_exemptions_male, type = "h", ylim=c(0, 30))
plot(years, total_prop_exemptions_male, type = "h", ylim=c(0, .8))
plot(male_average~years, type = "p",pch=2,ylim=c(45,74))
plot(total_number_male~years, type = "p",pch=2, ylim=c(0,max(total_number_male)+5))

plot(years, total_number_exemptions_female, type = "h", ylim=c(0, 15))
plot(years, total_prop_exemptions_female, type = "h", ylim=c(0, .6))
plot(female_average~years, type = "p",pch=2,ylim=c(45,74))
plot(total_number_female~years, type = "p",pch=2, ylim=c(0,max(total_number_female)+5))

plot(years, total_number_exemptions_black, type = "h", ylim=c(0, 10))
plot(years, total_prop_exemptions_black, type = "h", ylim=c(0, .6))
plot(black_average~years,type = "p",pch=2,ylim=c(45,74))
plot(black_number~years,type = "p",pch=2, ylim=c(0,max(black_number)+5))

plot(years, total_number_exemptions_indian, type = "h", ylim=c(0, 10))
plot(years, total_prop_exemptions_indian, type = "h", ylim=c(0, .8))
plot(indian_average~years,type = "p",pch=2,ylim=c(45,74))
plot(indian_number~years,type = "p",pch=2, ylim=c(0,max(indian_number)+5))

plot(years, total_number_exemptions_white, type = "h", ylim=c(0, 25))
plot(years, total_prop_exemptions_white, type = "h", ylim=c(0, .8))
plot(white_average~years,type = "p",pch=2,ylim=c(45,74))
plot(white_number~years,type = "p",pch=2 , ylim=c(0,max(white_number)+5))
